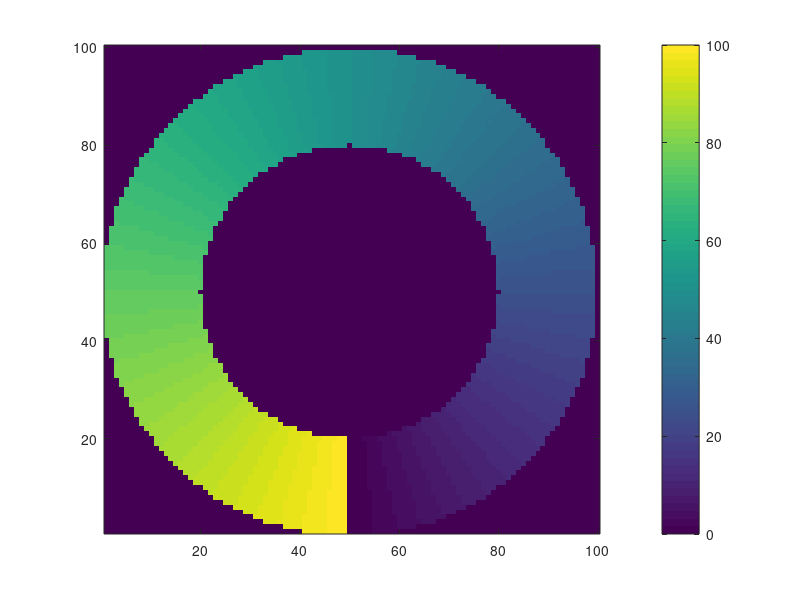

Source code (MATLAB):
Z=zeros(100,100);
    for X=50:100                        %Increment X from 50 to 100 (right half)
        for Y=1:100
            V=X-50;W=Y-50;
            R=sqrt(V*V+W*W);
            Theta=atan(W/V)+pi/2;       %Add pi/2 to atan(W/V) to have Theta
            if (R>30)&&(R<50)
                Z(Y,X)=Theta*100/2/pi;
            end
        end
    end
    for X=1:49                          %Increment X from 1 to 49 (left half)
        for Y=1:100
            V=X-50;W=Y-50;
            R=sqrt(V*V+W*W);
            Theta=atan(W/V)+3*pi/2;     %Add 3pi/2 to atan(W/V) to have Theta
            if (R>30)&&(R<50)
                Z(Y,X)=Theta*100/2/pi;
            end
        end
    end
imagesc(Z,[0 100]);set(gca,'YDir','normal');colorbar;